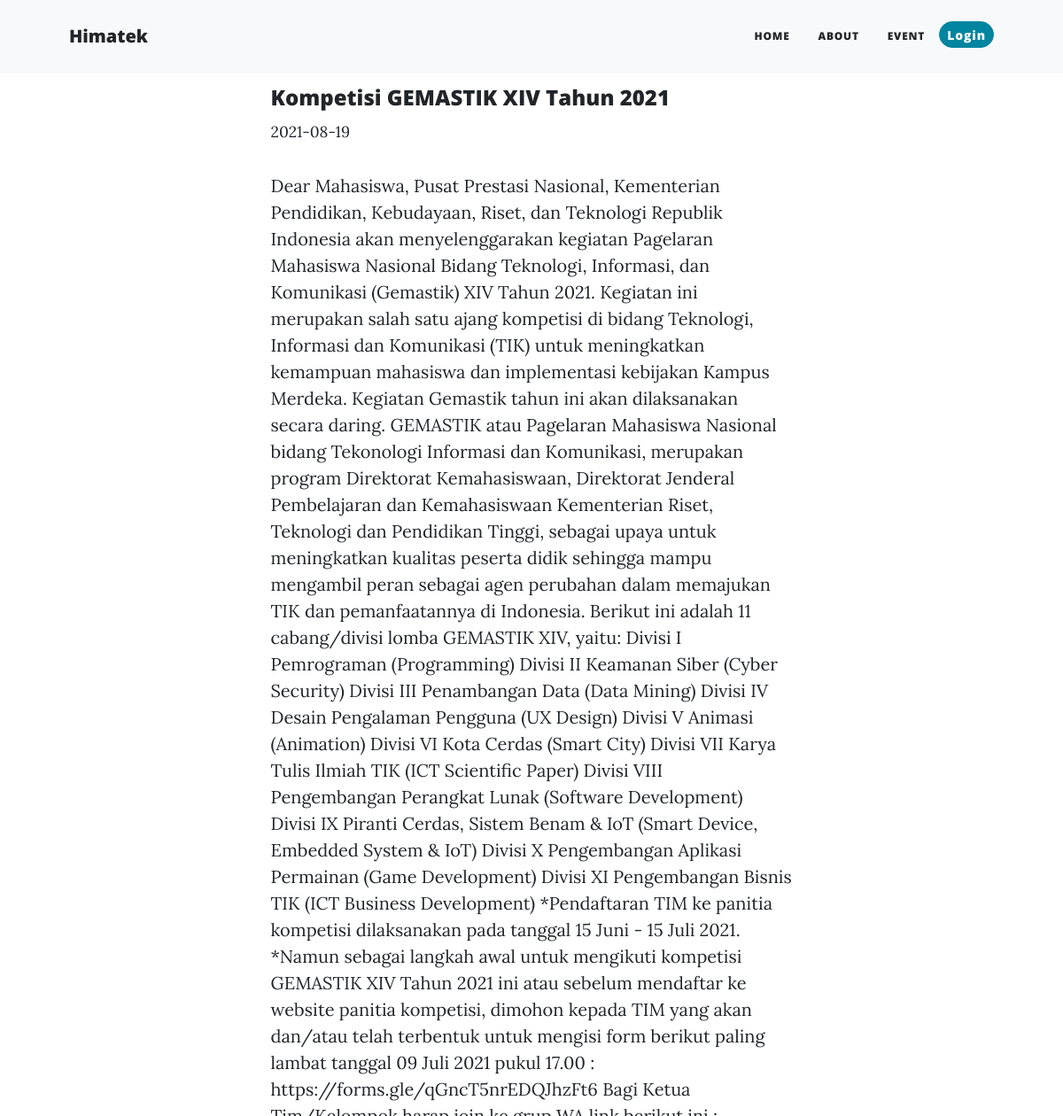
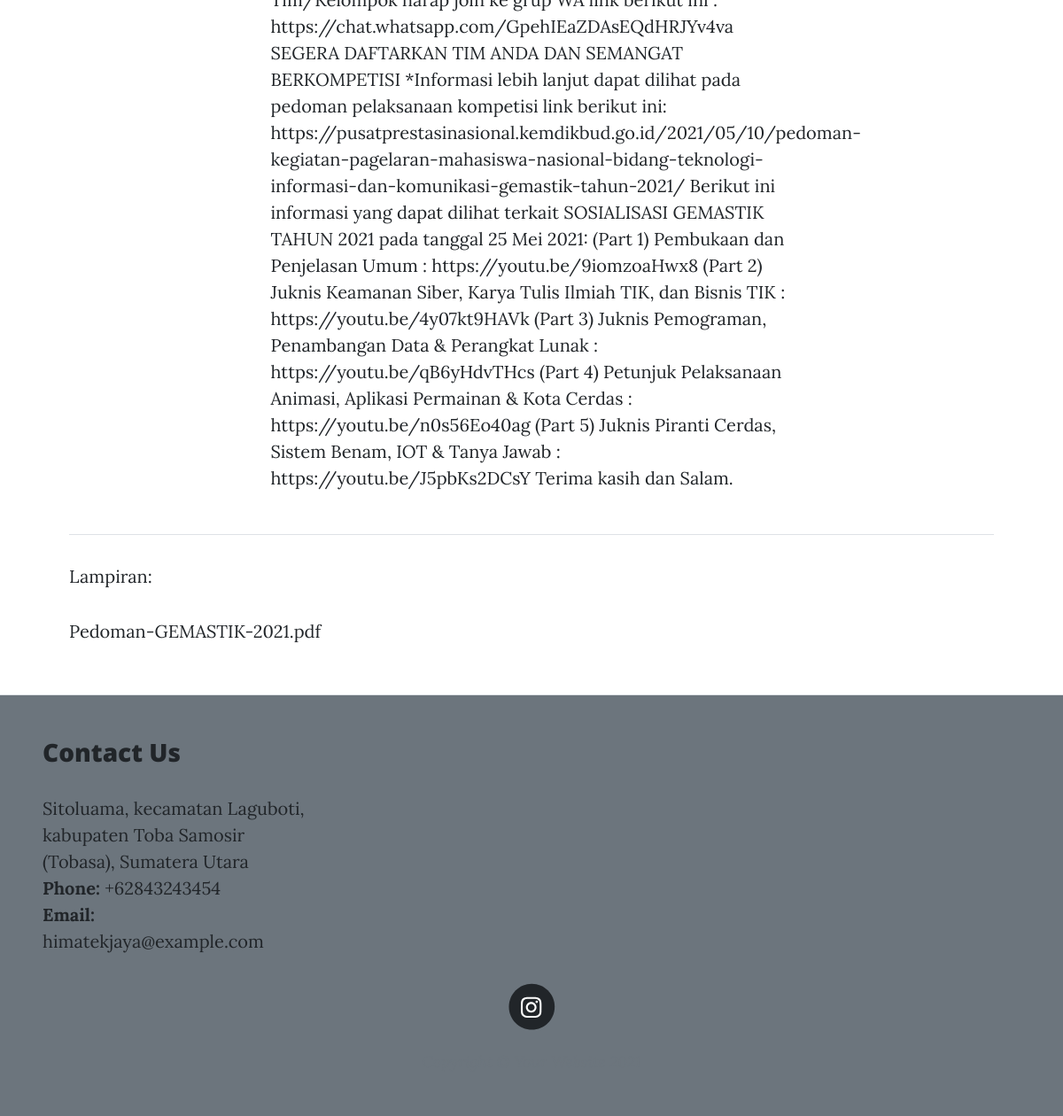
Screenshot of /detail.php?id=2 with the database file from the repository (2 pictures, top to bottom).
### tables this page shows
CREATE TABLE `event` (
  `id` int(11) NOT NULL,
  `nama_kegiatan` varchar(100) NOT NULL,
  `tanggal` date NOT NULL,
  `deskripsi` varchar(5000) NOT NULL,
  `file_lampiran` varchar(500) NOT NULL
);

### detail.php (the view, shortened to what this page needs)
<?php
    require "config.php";
    $id = $_GET['id'];
    $query = "SELECT * FROM event WHERE id ='$id'";
    $sql = mysqli_query($conn,$query);
    $data = mysqli_fetch_assoc($sql);
?>
<!DOCTYPE html>
<html lang="en">
<head>
    <link href="css/styles.css" rel="stylesheet" />
</head>
<body class="text-dark">
    <nav class="navbar navbar-expand-lg bg-light" id="mainNav">
        <div class="container px-4 px-lg-5">
            <a class="navbar-brand text-dark" href="index.html">Himatek</a>
            <div class="collapse navbar-collapse" id="navbarResponsive">
                <ul class="navbar-nav ms-auto py-4 py-lg-0">
                    <li class="nav-item"><a class="nav-link px-lg-3 py-3 py-lg-4 text-dark" href="../himatek/">Home</a>
                    </li>
                    <li class="nav-item"><a class="nav-link px-lg-3 py-3 py-lg-4 text-dark" href="about.php">About</a>
                    </li>
                    <li class="nav-item"><a class="nav-link px-lg-3 py-3 py-lg-4 text-dark" href="post.php">Event</a>
                    </li>
                    <a href="login.php">
                        <button type="button" class="btn btn-primary btn-lg-5 mt-3 btn-sm" rounded="100px"
                            style="height: 30px; border-radius: 50px;">Login</button>
                    </a>
                </ul>
            </div>
        </div>
    </nav>
    <header class="content">
        <div class="container position-relative px-4 px-lg-5">
            <div class="row gx-4 gx-lg-5 justify-content-center mt-lg-5">
                <div class="col-md-10 col-lg-8 col-xl-7">
                    <div class="position-relative">
                        <h4 class="title mt-lg-5"><?php echo $data['nama_kegiatan'];?></h4>
                        <small><?php echo $data['tanggal']?></small>
                    </div>
                </div>
            </div>
        </div>
    </header>
    <article class="mb-4">
        <div class="container px-4 px-lg-5">
            <div class="row gx-4 gx-lg-5 justify-content-center">
                <div class="col-md-10 col-lg-8 col-xl-7">
                    <p><?php echo $data['deskripsi'];?></p>
                </div>
                <div class="container">
                    <hr>
                    <p>Lampiran:</p>
                    <a class="link" href="file/<?php echo $data['file_lampiran'];?>"><p><?php echo $data['file_lampiran'];?></p></a>
                </div>
            </div>
        </div>
    </article>
    <footer class="border-top bg-secondary">
        <div class="col-lg-3 col-md-6 footer-contact ms-5">
            <h3>Contact Us</h3>
            <p>Sitoluama, kecamatan Laguboti, kabupaten Toba Samosir (Tobasa), Sumatera Utara<br>
                <strong>Phone:</strong> +62843243454<br>
                <strong>Email:</strong> himatekjaya@example.com<br>
            </p>
        </div>
        <div class="container px-4 px-lg-5">
            <div class="row gx-4 gx-lg-5 justify-content-center">
                <div class="col-md-10 col-lg-8 col-xl-7">
                    <ul class="list-inline text-center">
                        <li class="list-inline-item">
                            <a href="#!">
                                <span class="fa-stack fa-lg">
                                    <i class="fas fa-circle fa-stack-2x"></i>
                                    <i class="fab fa-instagram fa-stack-1x fa-inverse"></i>
                                </span>
                            </a>
                        </li>
                    </ul>
                    <div class="small text-center text-muted fst-italic">Copyright &copy; Your Website 2021</div>
                </div>
            </div>
        </div>
    </footer>
</body>
</html>

### rows the page displays
event: nama_kegiatan "Kompetisi GEMASTIK XIV Tahun 2021", tanggal "2021-08-19", deskripsi "Dear Mahasiswa, Pusat Prestasi Nasional, Kementerian Pendidikan, Kebudayaan, Riset, dan Teknologi Republik Indonesia akan menyelenggarakan kegiatan Pagelaran Mahasiswa Nasional Bidang Teknologi, Informasi, dan Komunikasi (Gemastik) XIV Tahun 2021. Kegiatan ini merupakan salah satu ajang kompetisi di bidang Teknologi, Informasi dan Komunikasi (TIK) untuk meningkatkan kemampuan mahasiswa dan implementasi kebijakan Kampus Merdeka. Kegiatan Gemastik tahun ini akan dilaksanakan secara daring. GEMASTIK atau Pagelaran Mahasiswa Nasional bidang Tekonologi Informasi dan Komunikasi, merupakan program Direktorat Kemahasiswaan, Direktorat Jenderal Pembelajaran dan Kemahasiswaan Kementerian Riset,…", file_lampiran "Pedoman-GEMASTIK-2021.pdf"
